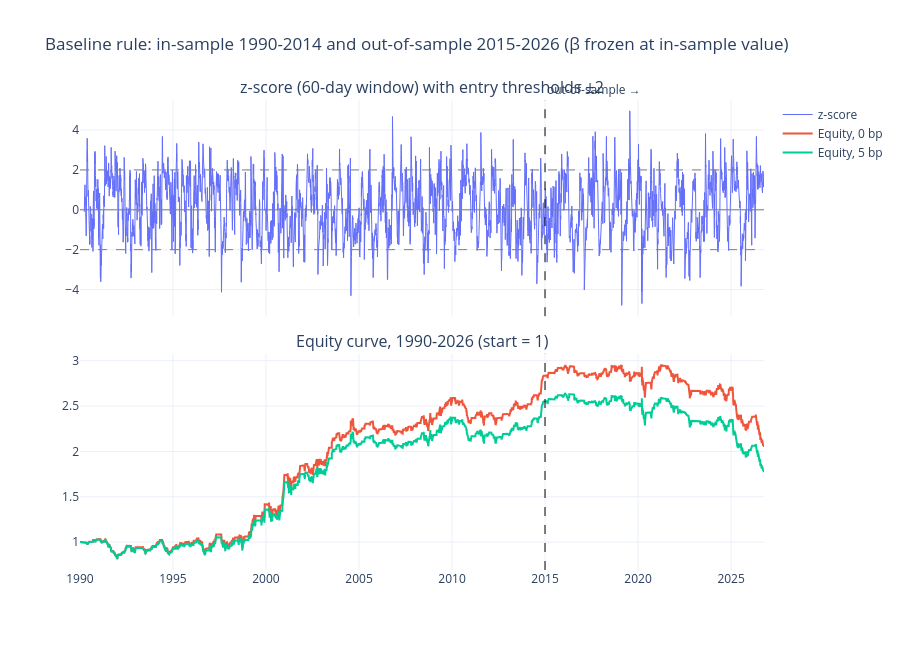

Write notebook code for a chart like this one.
### Code cell
def chained_equity(net_is: pd.Series, net_oos: pd.Series) -> pd.Series:
    """Chain in-sample and out-of-sample daily returns into one equity curve.

    Parameters
    ----------
    net_is : pd.Series
        Daily net returns, in-sample.
    net_oos : pd.Series
        Daily net returns, out-of-sample.

    Returns
    -------
    pd.Series
        Equity starting at 1 on the first in-sample day; the out-of-sample part
        starts from the last in-sample value.

    Notes
    -----
    The two backtests stay independent (the out-of-sample one starts flat and uses
    the frozen in-sample hedge ratio); chaining only affects how they are drawn.
    """
    assert net_is.index.max() < net_oos.index.min(), "In-sample must end before out-of-sample starts"
    return (1 + pd.concat([net_is, net_oos])).cumprod()


z_full = pd.concat([z_is, z_oos])

fig = make_subplots(
    rows=2, cols=1, shared_xaxes=True, vertical_spacing=0.08,
    subplot_titles=(
        f"z-score ({BASE_LOOKBACK}-day window) with entry thresholds ±{BASE_ENTRY:g}",
        "Equity curve, 1990-2026 (start = 1)",
    ),
)
fig.add_trace(go.Scatter(x=z_full.index, y=z_full, mode="lines", name="z-score", line_width=1), row=1, col=1)
for level in (-BASE_ENTRY, 0.0, BASE_ENTRY):
    fig.add_hline(y=level, line_dash="dash" if level else "solid", line_color="grey", line_width=1, row=1, col=1)

for cost in (0.0, BASE_COST):
    net_is = backtest(prices_is, hedge, "KO", "PEP", pos_is, cost)["net_return"]
    net_oos = backtest(prices_oos, hedge, "KO", "PEP", pos_oos, cost)["net_return"]
    equity = chained_equity(net_is, net_oos)
    fig.add_trace(go.Scatter(x=equity.index, y=equity, mode="lines", name=f"Equity, {cost:g} bp"), row=2, col=1)

fig.add_vline(x=pd.Timestamp(OOS_START), line_dash="dash", line_color="black", line_width=1)
fig.add_annotation(
    x=pd.Timestamp(OOS_START), y=1, yref="paper", text="out-of-sample →",
    showarrow=False, xanchor="left", yanchor="bottom",
)

fig.update_layout(
    title="Baseline rule: in-sample 1990-2014 and out-of-sample 2015-2026 (β frozen at in-sample value)",
    height=650,
    hovermode="x unified",
    template="plotly_white",
)
fig.show()

### Figure 1 — Plotly figure (JSON) as saved in the notebook; plotly's stock layout.template omitted (floating-point values rounded to 4 significant figures; data arrays with more than 128 entries replaced by an {"elided": "..."} marker saying what was removed)
{"data": [{"line": {"width": 1}, "mode": "lines", "name": "z-score", "type": "scatter", "x": {"elided": "9261 str values"}, "xaxis": "x", "y": {"elided": "9261 float values"}, "yaxis": "y"}, {"mode": "lines", "name": "Equity, 0 bp", "type": "scatter", "x": {"elided": "9261 str values"}, "xaxis": "x2", "y": {"elided": "9261 float values"}, "yaxis": "y2"}, {"mode": "lines", "name": "Equity, 5 bp", "type": "scatter", "x": {"elided": "9261 str values"}, "xaxis": "x2", "y": {"elided": "9261 float values"}, "yaxis": "y2"}], "layout": {"annotations": [{"font": {"size": 16}, "showarrow": false, "text": "z-score (60-day window) with entry thresholds ±2", "x": 0.5, "xanchor": "center", "xref": "paper", "y": 1, "yanchor": "bottom", "yref": "paper"}, {"font": {"size": 16}, "showarrow": false, "text": "Equity curve, 1990-2026 (start = 1)", "x": 0.5, "xanchor": "center", "xref": "paper", "y": 0.46, "yanchor": "bottom", "yref": "paper"}, {"showarrow": false, "text": "out-of-sample →", "x": "2015-01-01T00:00:00", "xanchor": "left", "y": 1, "yanchor": "bottom", "yref": "paper"}], "height": 650, "hovermode": "x unified", "shapes": [{"line": {"color": "grey", "dash": "dash", "width": 1}, "type": "line", "x0": 0, "x1": 1, "xref": "x domain", "y0": -2, "y1": -2, "yref": "y"}, {"line": {"color": "grey", "dash": "solid", "width": 1}, "type": "line", "x0": 0, "x1": 1, "xref": "x domain", "y0": 0, "y1": 0, "yref": "y"}, {"line": {"color": "grey", "dash": "dash", "width": 1}, "type": "line", "x0": 0, "x1": 1, "xref": "x domain", "y0": 2, "y1": 2, "yref": "y"}, {"line": {"color": "black", "dash": "dash", "width": 1}, "type": "line", "x0": "2015-01-01T00:00:00", "x1": "2015-01-01T00:00:00", "xref": "x", "y0": 0, "y1": 1, "yref": "y domain"}, {"line": {"color": "black", "dash": "dash", "width": 1}, "type": "line", "x0": "2015-01-01T00:00:00", "x1": "2015-01-01T00:00:00", "xref": "x2", "y0": 0, "y1": 1, "yref": "y2 domain"}], "title": {"text": "Baseline rule: in-sample 1990-2014 and out-of-sample 2015-2026 (β frozen at in-sample value)"}, "xaxis": {"anchor": "y", "domain": [0, 1], "matches": "x2", "showticklabels": false}, "xaxis2": {"anchor": "y2", "domain": [0, 1]}, "yaxis": {"anchor": "x", "domain": [0.54, 1]}, "yaxis2": {"anchor": "x2", "domain": [0, 0.46]}}}
